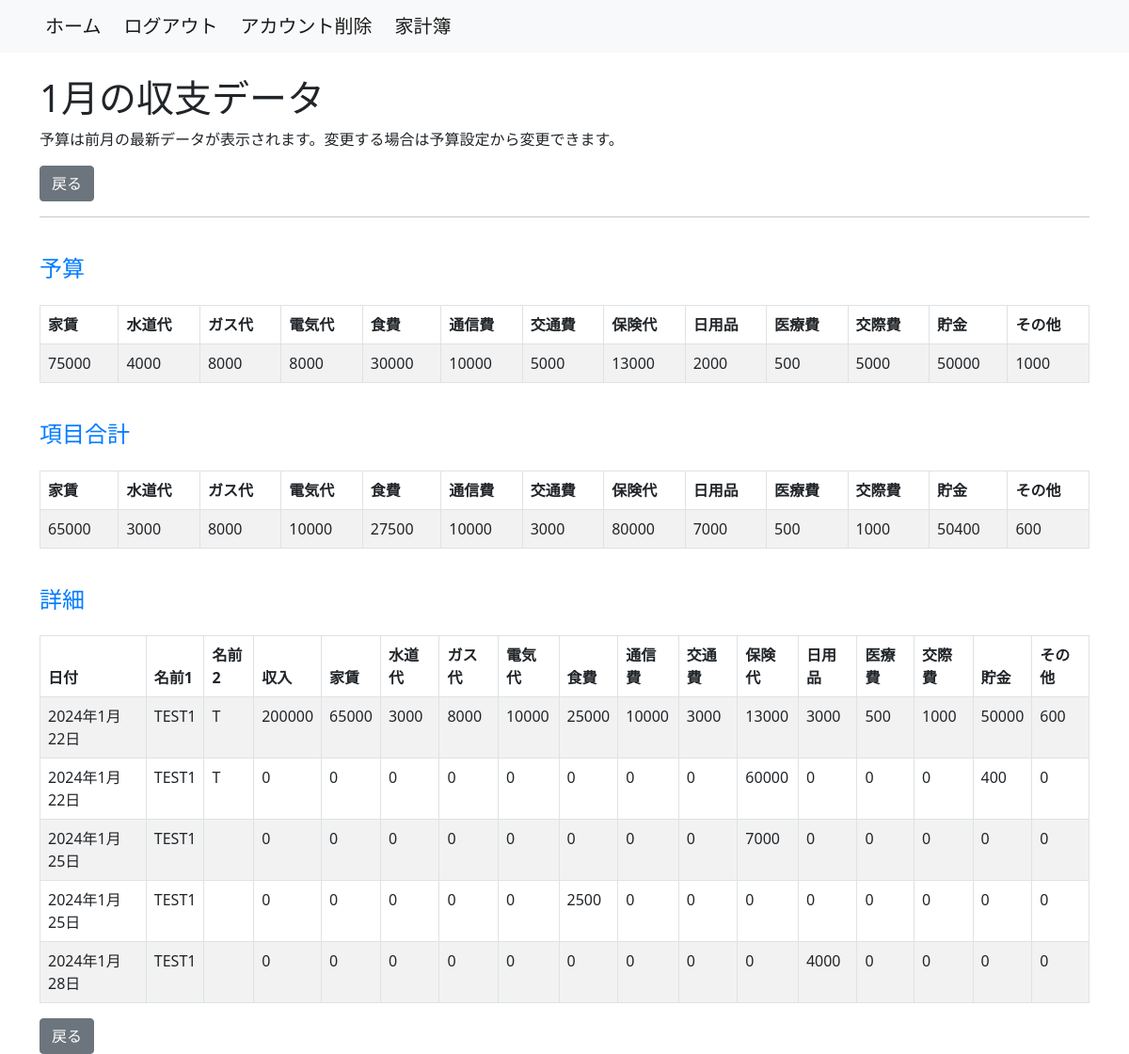
Before: /household_budget/monthly_data/2024-1/ (signed in) with the older database file.
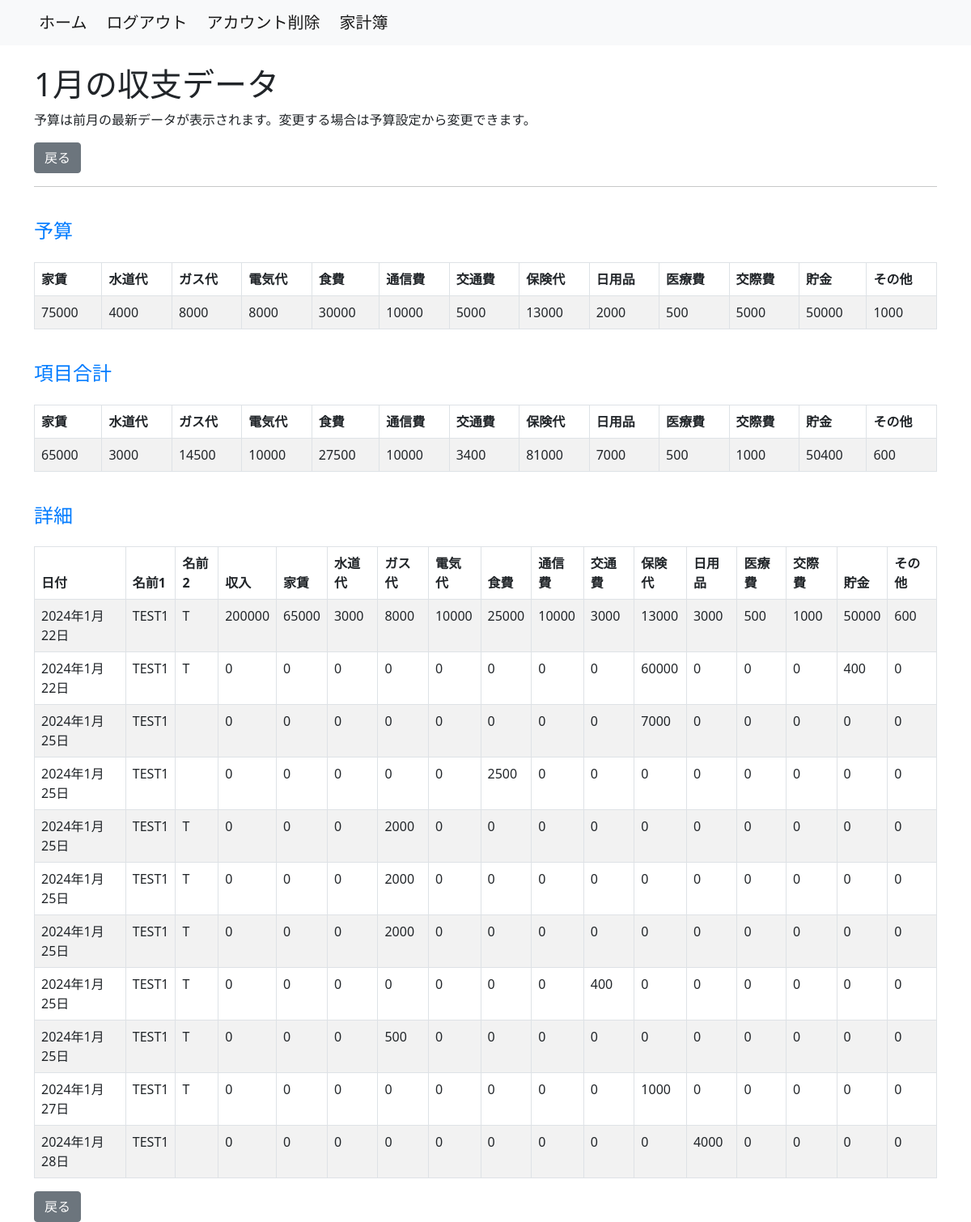
After: the same page with the newer database file.
### household_budget/models.py (models this page shows)
class BalanceOfPayments(models.Model):
    user = models.ForeignKey(settings.AUTH_USER_MODEL, on_delete=models.CASCADE)
    event_date = models.DateField()
    name_1 = models.CharField(max_length=20, default='', null=True)
    name_2 = models.CharField(max_length=20, default='', null=True)
    income = models.IntegerField(default=0)
    rent = models.IntegerField(default=0)
    water_supply = models.IntegerField(default=0)
    gas = models.IntegerField(default=0)
    electricity = models.IntegerField(default=0)
    food_expenses = models.IntegerField(default=0)
    communication_expenses = models.IntegerField(default=0)
    transportation_expenses = models.IntegerField(default=0)
    insurance_fee = models.IntegerField(default=0)
    daily_necessities = models.IntegerField(default=0)
    medical_bills = models.IntegerField(default=0)
    entertainment_expenses = models.IntegerField(default=0)
    saving = models.IntegerField(default=0)
    add_item = models.IntegerField(default=0)
    class Meta:
        db_table = 'BalanceOfPayments'
        ordering = ['event_date']

### household_budget/views.py (the view)
# urls.py: path('monthly_data/<int:year>-<int:month>/', M_DataView.as_view(), name='monthly_data'),
class M_DataView(View):
    template_name = 'm_data.html'
    def get(self, request, *args, **kwargs):
        requested_year = kwargs.get('year')
        requested_month = kwargs.get('month')
        if requested_year is not None and requested_month is not None:
            requested_year_month_str = f"{requested_year}-{requested_month}"
        else:
            return HttpResponse('Invalid URL format')
        try:
            requested_year_month = datetime.strptime(requested_year_month_str, "%Y-%m")
        except ValueError:
            return HttpResponse('Invalid date format')
        user = request.user
        latest_budget = self.get_latest_budget(user, requested_year_month)
        item_totals = self.calculate_item_totals(user, requested_year_month)
        monthly_data = BalanceOfPayments.objects.filter(
            user=user,
            event_date__year=requested_year_month.year,
            event_date__month=requested_year_month.month,
        )
        context = {
            'monthly_data': monthly_data,
            'requested_year_month': requested_year_month,
            'latest_budget': latest_budget,
            'item_totals': item_totals,
        }
        return render(request, self.template_name, context)
    def get_latest_budget(self, user, requested_year_month):
        latest_budget_queryset = Budget.objects.filter(
        user=user,
        event_date__year=requested_year_month.year,
        event_date__month=requested_year_month.month,
    ).order_by('-event_date')
        if latest_budget_queryset.exists():
           return latest_budget_queryset.first()
        return Budget.objects.filter(user=user).order_by('-event_date').first()
    def calculate_item_totals(self, user, requested_year_month):
        monthly_data = BalanceOfPayments.objects.filter(
            user=user,
            event_date__year=requested_year_month.year,
            event_date__month=requested_year_month.month,
        )
        item_totals = {
            'rent': monthly_data.aggregate(Sum('rent'))['rent__sum'] or 0,
            'water_supply': monthly_data.aggregate(Sum('water_supply'))['water_supply__sum'] or 0,
            'gas': monthly_data.aggregate(Sum('gas'))['gas__sum'] or 0,
            'electricity': monthly_data.aggregate(Sum('electricity'))['electricity__sum'] or 0,
            'food_expenses': monthly_data.aggregate(Sum('food_expenses'))['food_expenses__sum'] or 0,
            'communication_expenses': monthly_data.aggregate(Sum('communication_expenses'))['communication_expenses__sum'] or 0,
            'transportation_expenses': monthly_data.aggregate(Sum('transportation_expenses'))['transportation_expenses__sum'] or 0,
            'insurance_fee': monthly_data.aggregate(Sum('insurance_fee'))['insurance_fee__sum'] or 0,
            'daily_necessities': monthly_data.aggregate(Sum('daily_necessities'))['daily_necessities__sum'] or 0,
            'medical_bills': monthly_data.aggregate(Sum('medical_bills'))['medical_bills__sum'] or 0,
            'entertainment_expenses': monthly_data.aggregate(Sum('entertainment_expenses'))['entertainment_expenses__sum'] or 0,
            'saving': monthly_data.aggregate(Sum('saving'))['saving__sum'] or 0,
            'add_item': monthly_data.aggregate(Sum('add_item'))['add_item__sum'] or 0,
        }
        return item_totals

### household_budget/templates/m_data.html (shortened to what the changed rows need)
{% extends 'base.html' %}
{% block content %}
  <div class="container mt-4">
    <h1>{{ requested_year_month|date:"n月" }}の収支データ</h1>
    {% if latest_budget %}
      <h4>予算</h4>
      <table class="table table-striped table-bordered mt-4">
        <thead class="thead-dark">
          <tr>
            <th>家賃</th>
            <th>水道代</th>
            <th>ガス代</th>
            <th>電気代</th>
            <th>食費</th>
            <th>通信費</th>
            <th>交通費</th>
            <th>保険代</th>
            <th>日用品</th>
            <th>医療費</th>
            <th>交際費</th>
            <th>貯金</th>
            <th>その他</th>
          </tr>
        </thead>
        <tbody>
            <tr>
              <td>{{ latest_budget.rent_budget }}</td>
              <td>{{ latest_budget.water_supply_budget }}</td>
              <td>{{ latest_budget.gas_budget }}</td>
              <td>{{ latest_budget.electricity_budget }}</td>
              <td>{{ latest_budget.food_expenses_budget }}</td>
              <td>{{ latest_budget.communication_expenses_budget }}</td>
              <td>{{ latest_budget.transportation_expenses_budget }}</td>
              <td>{{ latest_budget.insurance_fee_budget }}</td>
              <td>{{ latest_budget.daily_necessities_budget }}</td>
              <td>{{ latest_budget.medical_bills_budget }}</td>
              <td>{{ latest_budget.entertainment_expenses_budget }}</td>
              <td>{{ latest_budget.saving_budget }}</td>
              <td>{{ latest_budget.add_item_budget }}</td>
            </tr>
        </tbody>
      </table>
      <h4>項目合計</h4>
      <table class="table table-striped table-bordered mt-4">
        <thead class="thead-dark">
          <tr>
            <th>家賃</th>
            <th>水道代</th>
            <th>ガス代</th>
            <th>電気代</th>
            <th>食費</th>
            <th>通信費</th>
            <th>交通費</th>
            <th>保険代</th>
            <th>日用品</th>
            <th>医療費</th>
            <th>交際費</th>
            <th>貯金</th>
            <th>その他</th>
          </tr>
        </thead>
        <tbody>
            <tr>
              <td>{{ item_totals.rent }}</td>
              <td>{{ item_totals.water_supply }}</td>
              <td>{{ item_totals.gas }}</td>
              <td>{{ item_totals.electricity }}</td>
              <td>{{ item_totals.food_expenses }}</td>
              <td>{{ item_totals.communication_expenses }}</td>
              <td>{{ item_totals.transportation_expenses }}</td>
              <td>{{ item_totals.insurance_fee }}</td>
              <td>{{ item_totals.daily_necessities }}</td>
              <td>{{ item_totals.medical_bills }}</td>
              <td>{{ item_totals.entertainment_expenses }}</td>
              <td>{{ item_totals.saving }}</td>
              <td>{{ item_totals.add_item }}</td>
            </tr>
        </tbody>
      </table>
    {% endif %}
    {% if monthly_data %}
      <table class="table table-striped table-bordered mt-4">
        <thead class="thead-dark">
          <tr>
            <th>日付</th>
            <th>名前1</th>
            <th>名前2</th>
            <th>収入</th>
            <th>家賃</th>
            <th>水道代</th>
            <th>ガス代</th>
            <th>電気代</th>
            <th>食費</th>
            <th>通信費</th>
            <th>交通費</th>
            <th>保険代</th>
            <th>日用品</th>
            <th>医療費</th>
            <th>交際費</th>
            <th>貯金</th>
            <th>その他</th>
          </tr>
        </thead>
        <tbody>
          {% for balance in monthly_data %}
            <tr>
              <td>{{ balance.event_date }}</td>
              <td>{{ balance.name_1 }}</td>
              <td>{{ balance.name_2 }}</td>
              <td>{{ balance.income }}</td>
              <td>{{ balance.rent }}</td>
              <td>{{ balance.water_supply }}</td>
              <td>{{ balance.gas }}</td>
              <td>{{ balance.electricity }}</td>
              <td>{{ balance.food_expenses }}</td>
              <td>{{ balance.communication_expenses }}</td>
              <td>{{ balance.transportation_expenses }}</td>
              <td>{{ balance.insurance_fee }}</td>
              <td>{{ balance.daily_necessities }}</td>
              <td>{{ balance.medical_bills }}</td>
              <td>{{ balance.entertainment_expenses }}</td>
              <td>{{ balance.saving }}</td>
              <td>{{ balance.add_item }}</td>
            </tr>
          {% endfor %}
        </tbody>
      </table>
    {% else %}
      <p class="mt-4">データがまだ未入力です。</p>
    {% endif %}
  </div>
{% endblock %}

Changed rows visible on the page:
added BalanceOfPayments: event_date "2024年1月25日", name_1 "TEST1", name_2 "T", income "0", rent "0", water_supply "0", gas "2000", electricity "0", food_expenses "0", communication_expenses "0", transportation_expenses "0", insurance_fee "0", daily_necessities "0", medical_bills "0", entertainment_expenses "0", saving "0", add_item "0"
added BalanceOfPayments: event_date "2024年1月25日", name_1 "TEST1", name_2 "T", income "0", rent "0", water_supply "0", gas "2000", electricity "0", food_expenses "0", communication_expenses "0", transportation_expenses "0", insurance_fee "0", daily_necessities "0", medical_bills "0", entertainment_expenses "0", saving "0", add_item "0"
added BalanceOfPayments: event_date "2024年1月25日", name_1 "TEST1", name_2 "T", income "0", rent "0", water_supply "0", gas "2000", electricity "0", food_expenses "0", communication_expenses "0", transportation_expenses "0", insurance_fee "0", daily_necessities "0", medical_bills "0", entertainment_expenses "0", saving "0", add_item "0"
added BalanceOfPayments: event_date "2024年1月25日", name_1 "TEST1", name_2 "T", income "0", rent "0", water_supply "0", gas "0", electricity "0", food_expenses "0", communication_expenses "0", transportation_expenses "400", insurance_fee "0", daily_necessities "0", medical_bills "0", entertainment_expenses "0", saving "0", add_item "0"
added BalanceOfPayments: event_date "2024年1月25日", name_1 "TEST1", name_2 "T", income "0", rent "0", water_supply "0", gas "500", electricity "0", food_expenses "0", communication_expenses "0", transportation_expenses "0", insurance_fee "0", daily_necessities "0", medical_bills "0", entertainment_expenses "0", saving "0", add_item "0"
added BalanceOfPayments: event_date "2024年1月27日", name_1 "TEST1", name_2 "T", income "0", rent "0", water_supply "0", gas "0", electricity "0", food_expenses "0", communication_expenses "0", transportation_expenses "0", insurance_fee "1000", daily_necessities "0", medical_bills "0", entertainment_expenses "0", saving "0", add_item "0"
Other visible differences:
{{ item_totals.gas }}: "8000" → "14500"
{{ item_totals.transportation_expenses }}: "3000" → "3400"
{{ item_totals.insurance_fee }}: "80000" → "81000"
